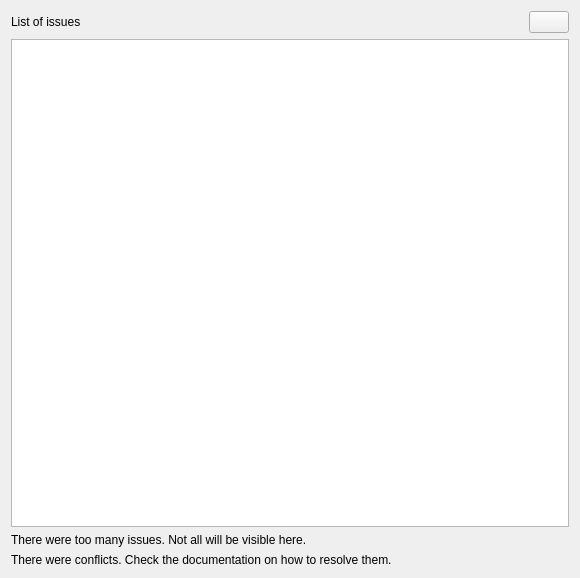
<?xml version="1.0" encoding="UTF-8"?>
<ui version="4.0">
 <class>APP::IssuesWidget</class>
 <widget class="QWidget" name="APP::IssuesWidget">
  <property name="geometry">
   <rect>
    <x>0</x>
    <y>0</y>
    <width>580</width>
    <height>578</height>
   </rect>
  </property>
  <property name="windowTitle">
   <string>Form</string>
  </property>
  <layout class="QVBoxLayout" name="verticalLayout">
   <item>
    <layout class="QHBoxLayout" name="horizontalLayout">
     <item>
      <widget class="QLabel" name="_headerLabel">
       <property name="text">
        <string>List of issues</string>
       </property>
       <property name="textFormat">
        <enum>Qt::PlainText</enum>
       </property>
      </widget>
     </item>
     <item>
      <spacer name="horizontalSpacer">
       <property name="orientation">
        <enum>Qt::Horizontal</enum>
       </property>
       <property name="sizeHint" stdset="0">
        <size>
         <width>40</width>
         <height>20</height>
        </size>
       </property>
      </spacer>
     </item>
     <item>
      <widget class="QPushButton" name="_filterButton">
       <property name="cursor">
        <cursorShape>PointingHandCursor</cursorShape>
       </property>
      </widget>
     </item>
    </layout>
   </item>
   <item>
    <widget class="QTableView" name="_tableView">
     <property name="contextMenuPolicy">
      <enum>Qt::CustomContextMenu</enum>
     </property>
     <property name="alternatingRowColors">
      <bool>true</bool>
     </property>
     <property name="selectionBehavior">
      <enum>QAbstractItemView::SelectRows</enum>
     </property>
     <property name="showGrid">
      <bool>false</bool>
     </property>
     <property name="sortingEnabled">
      <bool>true</bool>
     </property>
     <attribute name="horizontalHeaderShowSortIndicator" stdset="0">
      <bool>true</bool>
     </attribute>
     <attribute name="verticalHeaderVisible">
      <bool>false</bool>
     </attribute>
    </widget>
   </item>
   <item>
    <layout class="QHBoxLayout" name="horizontalLayout_2" stretch="1">
     <item>
      <layout class="QVBoxLayout" name="verticalLayout_2">
       <item>
        <widget class="QLabel" name="_tooManyIssuesWarning">
         <property name="text">
          <string>There were too many issues. Not all will be visible here.</string>
         </property>
         <property name="wordWrap">
          <bool>true</bool>
         </property>
        </widget>
       </item>
       <item>
        <widget class="QLabel" name="_conflictHelp">
         <property name="text">
          <string>There were conflicts. Check the documentation on how to resolve them.</string>
         </property>
         <property name="wordWrap">
          <bool>true</bool>
         </property>
         <property name="openExternalLinks">
          <bool>true</bool>
         </property>
        </widget>
       </item>
      </layout>
     </item>
    </layout>
   </item>
  </layout>
 </widget>
 <resources/>
 <connections/>
</ui>
